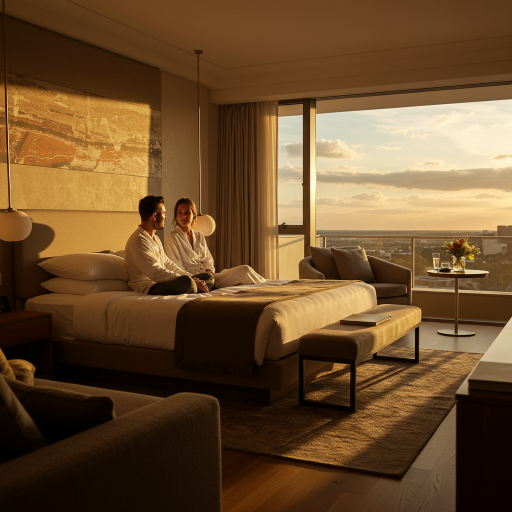
#> input picture imagen-api/uploads/generated-ref-1759834040837-0.png, 1024 x 1024 px (shown at 1/2 size)
$ python resize_image.py imagen-api/uploads/generated-ref-1759834040837-0.png
#> lines starting #> are read from the running program, lines starting #| are printed output that depends on the picture
#!/usr/bin/env python3
"""
Image Resizer Script
Resizes images to 1600 x 1040 pixels
"""

import os
import sys
from PIL import Image
import argparse

def resize_image(input_path, output_path=None, width=1600, height=1040):
    """
    Resize an image to specified dimensions

    Args:
        input_path (str): Path to input image
        output_path (str): Path to output image (optional)
        width (int): Target width
        height (int): Target height
    """
#> called with width = 1600, height = 1040
    try:
        # Open the image
        with Image.open(input_path) as img:
#> img is the input picture: PIL image 1024x1024 RGB; mean R, G, B 107, 76.9, 44.3
            print(f"Original image size: {img.size}")
#| Original image size: (1024, 1024)

            # Resize the image
            resized_img = img.resize((width, height), Image.Resampling.LANCZOS)
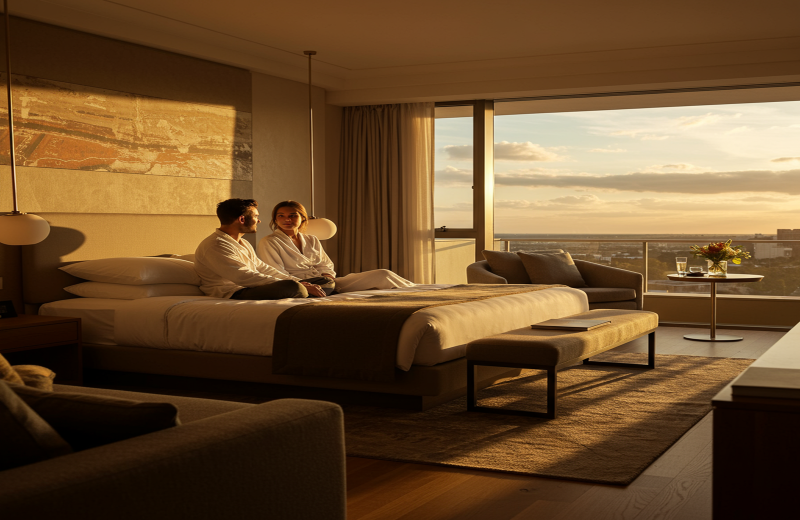
#> resized_img: PIL image 1600x1040 RGB (shown at 1/2 size); mean R, G, B 107, 76.9, 44.3

            # Generate output path if not provided
            if output_path is None:
                name, ext = os.path.splitext(input_path)
                output_path = f"{name}_resized_{width}x{height}{ext}"

            # Save the resized image
            resized_img.save(output_path, quality=95)
            print(f"Resized image saved to: {output_path}")
            print(f"New image size: {resized_img.size}")
#| New image size: (1600, 1040)

            return output_path

    except Exception as e:
        print(f"Error resizing image: {e}")
        return None

def main():
    parser = argparse.ArgumentParser(description='Resize images to 1600x1040')
    parser.add_argument('input', help='Input image path')
    parser.add_argument('-o', '--output', help='Output image path (optional)')
    parser.add_argument('-w', '--width', type=int, default=1600, help='Target width (default: 1600)')
    parser.add_argument('--height', type=int, default=1040, help='Target height (default: 1040)')

    args = parser.parse_args()

    if not os.path.exists(args.input):
        print(f"Error: Input file '{args.input}' does not exist")
        sys.exit(1)

    result = resize_image(args.input, args.output, args.width, args.height)

    if result:
        print("✅ Image resized successfully!")
    else:
        print("❌ Failed to resize image")
        sys.exit(1)

if __name__ == "__main__":
    main()

$ run again, on imagen-api/uploads/generated-ref-1759834168920-0.png
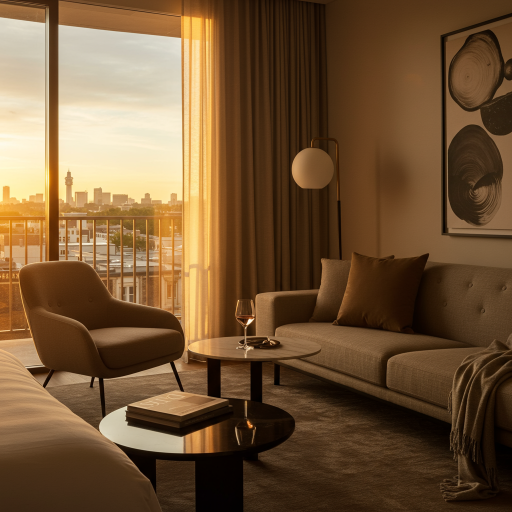
#> input picture imagen-api/uploads/generated-ref-1759834168920-0.png, 1024 x 1024 px (shown at 1/2 size)
#> in resize_image, img is the input picture: PIL image 1024x1024 RGB; mean R, G, B 113.8, 84.6, 53.7
#| Original image size: (1024, 1024)
#> in resize_image, `resized_img = img.resize((width, height), Image.Resampling.LANCZOS)`:
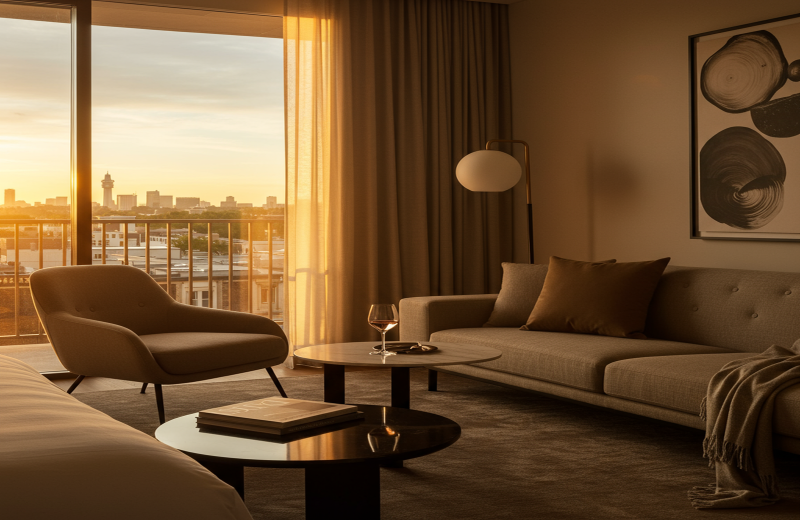
#> resized_img: PIL image 1600x1040 RGB (shown at 1/2 size); mean R, G, B 113.8, 84.6, 53.7
#| New image size: (1600, 1040)

$ run again, on imagen-api/uploads/generated-ref-1759834204207-0.png
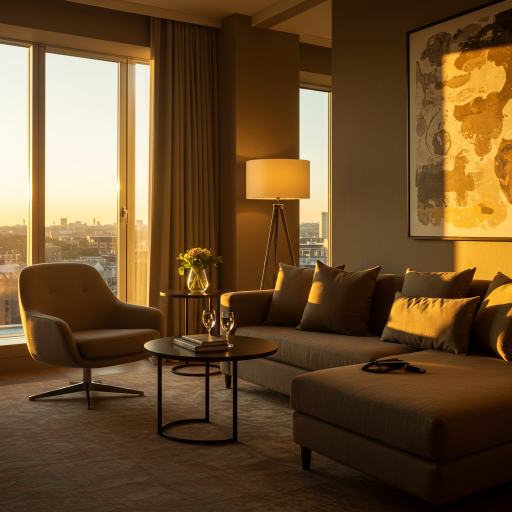
#> input picture imagen-api/uploads/generated-ref-1759834204207-0.png, 1024 x 1024 px (shown at 1/2 size)
#> in resize_image, img is the input picture: PIL image 1024x1024 RGB; mean R, G, B 106.2, 78.2, 44.6
#| Original image size: (1024, 1024)
#> in resize_image, `resized_img = img.resize((width, height), Image.Resampling.LANCZOS)`:
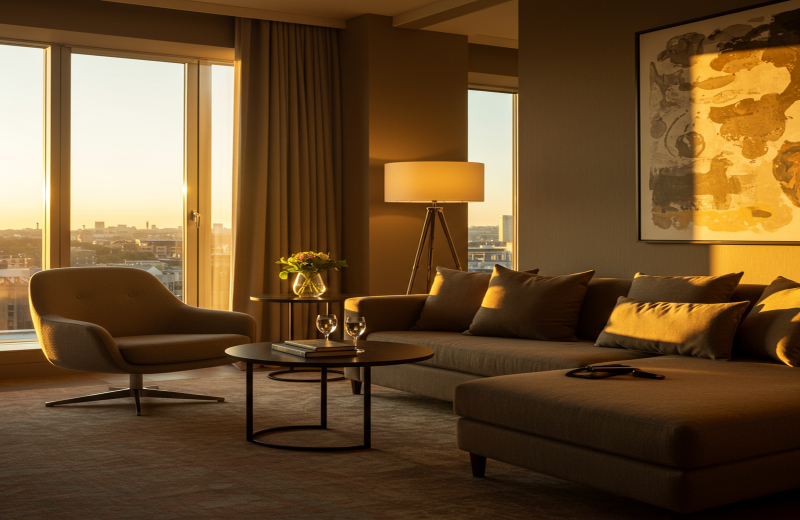
#> resized_img: PIL image 1600x1040 RGB (shown at 1/2 size); mean R, G, B 106.2, 78.2, 44.6
#| New image size: (1600, 1040)

$ run again, on imagen-api/uploads/generated-ref-1759834258214-0.png
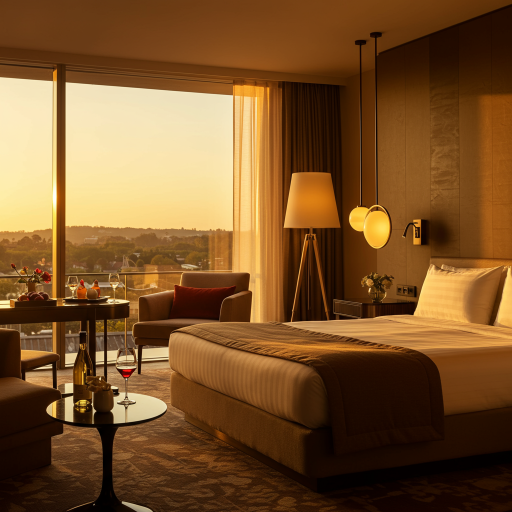
#> input picture imagen-api/uploads/generated-ref-1759834258214-0.png, 1024 x 1024 px (shown at 1/2 size)
#> in resize_image, img is the input picture: PIL image 1024x1024 RGB; mean R, G, B 121.8, 82.6, 41.9
#| Original image size: (1024, 1024)
#> in resize_image, `resized_img = img.resize((width, height), Image.Resampling.LANCZOS)`:
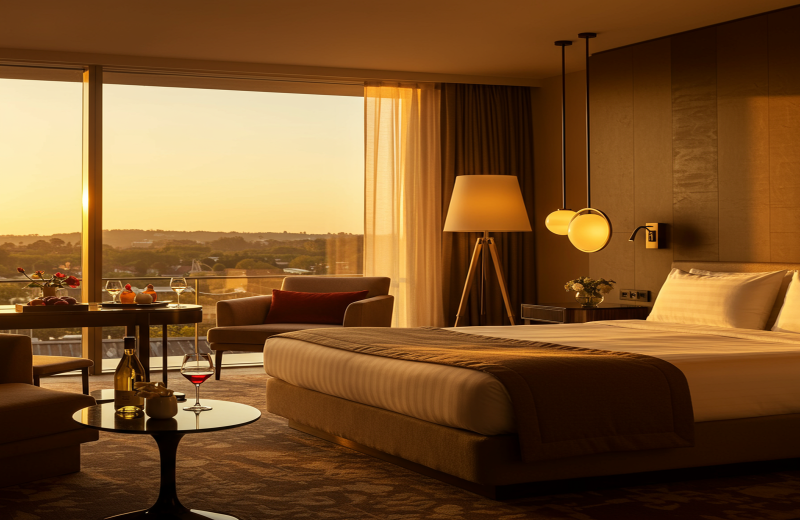
#> resized_img: PIL image 1600x1040 RGB (shown at 1/2 size); mean R, G, B 121.8, 82.6, 41.9
#| New image size: (1600, 1040)
